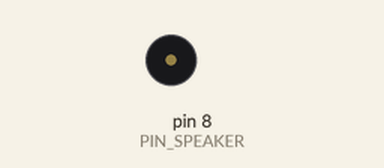
The sketch below on a simulated Arduino Uno, built with avr-gcc and run on an emulated ATmega328P. Parts: buzzer (waves = sounding).

Above: at 0.2 s.
At 15.76 s:
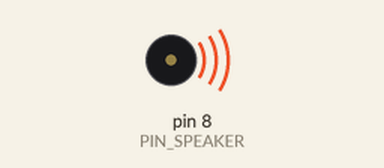
Timing chart, 0 to 20.9 s (numbered marks = the images above):
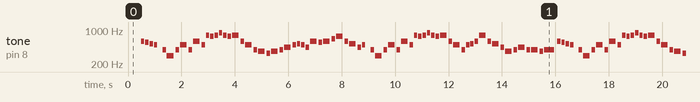

The sketch:

spongebob_bgm_krusty_krab.ino
```cpp
#include "pitches.h"

const int PIN_SPEAKER = 8;

// notes in the melody:
int melody[] = {
  0, NOTE_D5, NOTE_CS5, NOTE_C5, NOTE_B4, 0, NOTE_G4, NOTE_D4, NOTE_G4, NOTE_B4, NOTE_G4, NOTE_D5, NOTE_B4, NOTE_G5, NOTE_FS5, NOTE_G5, NOTE_A5, NOTE_G5, NOTE_FS5, NOTE_G5, NOTE_D5, NOTE_B4, NOTE_G4, NOTE_FS4, NOTE_E4, NOTE_FS4, NOTE_G4,
  NOTE_A4, NOTE_B4, NOTE_C5, NOTE_B4, NOTE_A4, /**/NOTE_D5, NOTE_CS5, NOTE_D5, NOTE_E5, /**/NOTE_FS5, NOTE_D5, NOTE_C5, NOTE_A4, /**/NOTE_B4, 0, NOTE_G4, NOTE_D4, NOTE_G4, /**/NOTE_B4, NOTE_G4, NOTE_D5, NOTE_B4, /**/NOTE_G5, NOTE_FS5, NOTE_G5, NOTE_A5, NOTE_G5, NOTE_FS5, /**/NOTE_G5, NOTE_D5, NOTE_B4, NOTE_G4,
  NOTE_B4, NOTE_C5, NOTE_D5, NOTE_G5, NOTE_D5, /**/NOTE_C5, NOTE_A4, NOTE_FS4, NOTE_G4, /**/NOTE_A4, NOTE_G4, NOTE_G4, NOTE_FS4, /**/NOTE_G4, NOTE_D5, NOTE_CS5, NOTE_C5, /**/NOTE_B4, 0, NOTE_G4, NOTE_D4, NOTE_G4, /**/NOTE_B4, NOTE_G4, NOTE_D5, NOTE_B4,
  NOTE_G5, NOTE_FS5, NOTE_G5, NOTE_A5, NOTE_G5, NOTE_FS5, /**/NOTE_G5, NOTE_D5, NOTE_B4, NOTE_G4, /**/NOTE_FS4, NOTE_E4, NOTE_FS4, NOTE_G4, /**/NOTE_A4, NOTE_B4, NOTE_C5, NOTE_B4, NOTE_A4, /**/NOTE_D5, NOTE_CS5, NOTE_D5, NOTE_E5, /**/NOTE_FS5, NOTE_D5, NOTE_C5, NOTE_A4, /**/NOTE_B4, 0, NOTE_G4, NOTE_D4, NOTE_G4,
  NOTE_B4, NOTE_G4, NOTE_D5, NOTE_B4, /**/NOTE_G5, NOTE_FS5, NOTE_G5, NOTE_A5, NOTE_G5, NOTE_FS5, /**/NOTE_G5, NOTE_D5, NOTE_B4, NOTE_G4, /**/NOTE_B4, NOTE_C5, NOTE_D5, NOTE_G5, NOTE_D5, /**/NOTE_C5, NOTE_A4, NOTE_FS4, NOTE_G4, /**/NOTE_A4, NOTE_G4, NOTE_G4, NOTE_FS4, /**/NOTE_G4, 0, 0
};

// note durations: 4 = quarter note, 8 = eighth note, etc.:
float noteDurations[] = {
  2.666666666, 8, 8, 8, /**/8, 8, 8, 4, 8, /**/4, 8, 4, 8, /**/8, 8, 8, 8, 8, 8, /**/4, 8, 4, 8, /**/4, 8, 4, 8,
  4, 8, 8, 8, 8, /**/4, 8, 4, 8, /**/4, 8, 4, 8, /**/8, 8, 8, 4, 8, /**/4, 8, 4, 8, /**/8, 8, 8, 8, 8, 8, /**/4, 8, 4, 8,
  8, 8, 8, 4, 8, /**/4, 8, 4, 8, /**/4, 8, 4, 8, /**/ 2.666666666, 8, 8, 8, /**/8, 8, 8, 4, 8, /**/4, 8, 4, 8,
  8, 8, 8, 8, 8, 8, /**/4, 8, 4, 8, /**/4, 8, 4, 8, /**/4, 8, 8, 8, 8, /**/4, 8, 4, 8, /**/4, 8, 4, 8, /**/8, 8, 8, 4, 8,
  4, 8, 4, 8, /**/8, 8, 8, 8, 8, 8, /**/4, 8, 4, 8, /**/8, 8, 8, 4, 8, /**/4, 8, 4, 8, /**/4, 8, 4, 8, /**/2.666666666, 4, 8
};

void playBGM() {
  // iterate over the notes of the melody:
  for (int thisNote = 0; thisNote < sizeof(melody) / sizeof(melody[0]); thisNote++) {
    // to calculate the note duration, take one second divided by the note type.
    //e.g. quarter note = 1000 / 4, eighth note = 1000/8, etc.
    int noteDuration = 1000 / noteDurations[thisNote];
    tone(PIN_SPEAKER, melody[thisNote], noteDuration);

    // to distinguish the notes, set a minimum time between them.
    // the note's duration + 30% seems to work well:
    int pauseBetweenNotes = noteDuration * 1.30;
    delay(pauseBetweenNotes);
    // stop the tone playing:
    noTone(PIN_SPEAKER);
  }
}

void setup() {
  pinMode(PIN_SPEAKER, OUTPUT);
}

void loop() {
  playBGM();
}
```

pitches.h
```cpp
/*************************************************
 * Public Constants
 *************************************************/

#define NOTE_B0  31
#define NOTE_C1  33
#define NOTE_CS1 35
#define NOTE_D1  37
#define NOTE_DS1 39
#define NOTE_E1  41
#define NOTE_F1  44
#define NOTE_FS1 46
#define NOTE_G1  49
#define NOTE_GS1 52
#define NOTE_A1  55
#define NOTE_AS1 58
#define NOTE_B1  62
#define NOTE_C2  65
#define NOTE_CS2 69
#define NOTE_D2  73
#define NOTE_DS2 78
#define NOTE_E2  82
#define NOTE_F2  87
#define NOTE_FS2 93
#define NOTE_G2  98
#define NOTE_GS2 104
#define NOTE_A2  110
#define NOTE_AS2 117
#define NOTE_B2  123
#define NOTE_C3  131
#define NOTE_CS3 139
#define NOTE_D3  147
#define NOTE_DS3 156
#define NOTE_E3  165
#define NOTE_F3  175
#define NOTE_FS3 185
#define NOTE_G3  196
#define NOTE_GS3 208
#define NOTE_A3  220
#define NOTE_AS3 233
#define NOTE_B3  247
#define NOTE_C4  262
#define NOTE_CS4 277
#define NOTE_D4  294
#define NOTE_DS4 311
#define NOTE_E4  330
#define NOTE_F4  349
#define NOTE_FS4 370
#define NOTE_G4  392
#define NOTE_GS4 415
#define NOTE_A4  440
#define NOTE_AS4 466
#define NOTE_B4  494
#define NOTE_C5  523
#define NOTE_CS5 554
#define NOTE_D5  587
#define NOTE_DS5 622
#define NOTE_E5  659
#define NOTE_F5  698
#define NOTE_FS5 740
#define NOTE_G5  784
#define NOTE_GS5 831
#define NOTE_A5  880
#define NOTE_AS5 932
#define NOTE_B5  988
#define NOTE_C6  1047
#define NOTE_CS6 1109
#define NOTE_D6  1175
#define NOTE_DS6 1245
#define NOTE_E6  1319
#define NOTE_F6  1397
#define NOTE_FS6 1480
#define NOTE_G6  1568
#define NOTE_GS6 1661
#define NOTE_A6  1760
#define NOTE_AS6 1865
#define NOTE_B6  1976
#define NOTE_C7  2093
#define NOTE_CS7 2217
#define NOTE_D7  2349
#define NOTE_DS7 2489
#define NOTE_E7  2637
#define NOTE_F7  2794
#define NOTE_FS7 2960
#define NOTE_G7  3136
#define NOTE_GS7 3322
#define NOTE_A7  3520
#define NOTE_AS7 3729
#define NOTE_B7  3951
#define NOTE_C8  4186
#define NOTE_CS8 4435
#define NOTE_D8  4699
#define NOTE_DS8 4978
```

Measured:
- by itself, tone on pin 8 (PIN_SPEAKER): plays 587 Hz for 0.13 s, 554 Hz for 0.13 s, 523 Hz for 0.13 s, 494 Hz for 0.13 s, 392 Hz for 0.13 s, 294 Hz for 0.25 s … (565 notes in this stretch)
